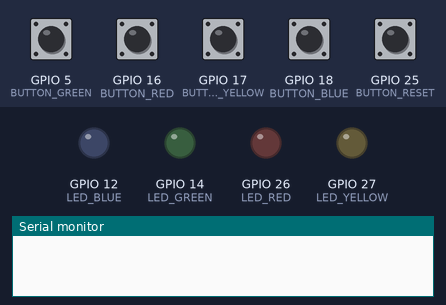
A sketch run on a simulated ESP32. Parts: output pins drawn as LEDs (lit = HIGH), the last lines printed to the serial monitor. Inputs (shaded band) come from the test bench; at power-on: GPIO 5 (BUTTON_GREEN), GPIO 16 (BUTTON_RED), GPIO 17 (BUTTON_YELLOW), GPIO 18 (BUTTON_BLUE), GPIO 25 (BUTTON_RESET) HIGH. Random numbers use the default seed unless the sketch sets one.

Above: at 1.2 s.
1.3 s: GPIO 25 (BUTTON_RESET) pulled LOW for 0.15 s
At 2.1 s:
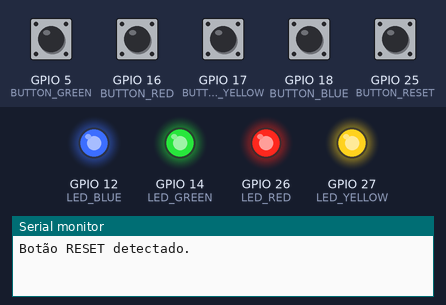
4.3 s: GPIO 5 (BUTTON_GREEN) pulled LOW for 1 s
At 5.3 s:
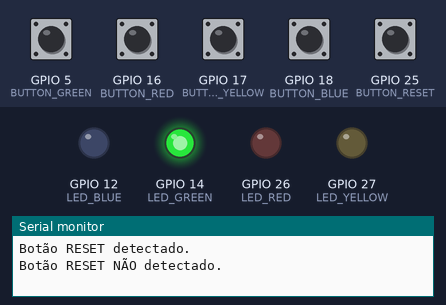
7.3 s: GPIO 25 (BUTTON_RESET) pulled LOW for 1 s
At 10.7 s:
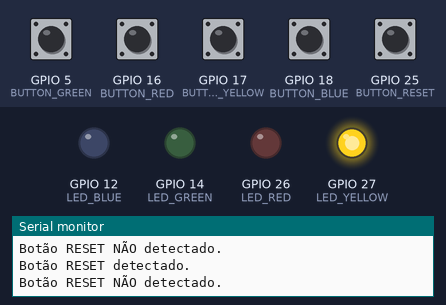
11.3 s: GPIO 16 (BUTTON_RED) pulled LOW for 0.15 s
At 11.7 s:
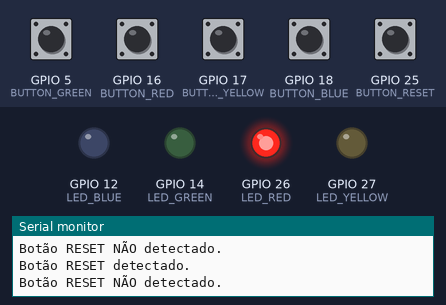
Timing chart, 0 to 14.3 s (numbered marks = the images above; inputs shaded):
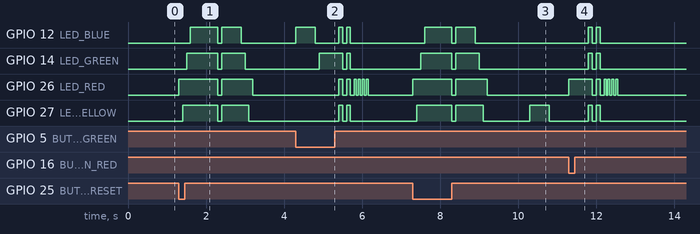

Measured:
- after the input at 1.3 s, GPIO 12 (LED_BLUE): LOW → HIGH after 0.30 s, → LOW 0.70 s later, → HIGH 0.10 s later, → LOW 0.50 s later; GPIO 14 (LED_GREEN): LOW → HIGH after 0.20 s, → LOW 0.80 s later, → HIGH 0.10 s later, → LOW 0.60 s later
- after the input at 4.3 s, GPIO 14 (LED_GREEN): LOW → HIGH after 0.60 s, → LOW 0.60 s later, → HIGH 0.10 s later, → LOW 0.10 s later; GPIO 26 (LED_RED): alternates HIGH for 0.05 s and LOW for 0.05 s, 12 changes in all, then stays LOW, starting after 1.1 s
- after the input at 7.3 s, GPIO 12 (LED_BLUE): LOW → HIGH after 0.30 s, → LOW 0.70 s later, → HIGH 0.10 s later, → LOW 0.50 s later; GPIO 14 (LED_GREEN): LOW → HIGH after 0.20 s, → LOW 0.80 s later, → HIGH 0.10 s later, → LOW 0.60 s later
- after the input at 11.3 s, GPIO 12 (LED_BLUE), GPIO 14 (LED_GREEN), GPIO 27 (LED_YELLOW): alternates HIGH for 0.10 s and LOW for 0.10 s, 4 changes in all, then stays LOW, starting after 0.50 s; GPIO 26 (LED_RED): goes HIGH 0.60 s, LOW 0.10 s, HIGH 0.10 s, LOW 0.10 s, 3 × (HIGH 0.05 s, LOW 0.05 s), HIGH 0.05 s, then LOW, starting at once

The sketch:

simongameESP32.ino
```cpp
#define LED_RED 26
#define LED_YELLOW 27
#define LED_GREEN 14
#define LED_BLUE 12

#define BUTTON_RED 16
#define BUTTON_YELLOW 17
#define BUTTON_GREEN 5
#define BUTTON_BLUE 18
#define BUTTON_RESET 25

int LEDs[4] = { LED_RED, LED_YELLOW, LED_GREEN, LED_BLUE };
int buttons[4] = { BUTTON_RED, BUTTON_YELLOW, BUTTON_GREEN, BUTTON_BLUE };
int level = 0;
int step = 0;
bool gameOver = false;
int combination[20] = {};


void setup() {
  Serial.begin(9600);
  pinMode(LED_RED, OUTPUT);
  pinMode(LED_YELLOW, OUTPUT);
  pinMode(LED_GREEN, OUTPUT);
  pinMode(LED_BLUE, OUTPUT);
  pinMode(BUTTON_RED, INPUT_PULLUP);
  pinMode(BUTTON_YELLOW, INPUT_PULLUP);
  pinMode(BUTTON_GREEN, INPUT_PULLUP);
  pinMode(BUTTON_BLUE, INPUT_PULLUP);
  pinMode(BUTTON_RESET, INPUT_PULLUP);
}

void begin() {
  for (int i = 0; i < 4; i++) {
    digitalWrite(LEDs[i], HIGH);
    delay(100);
  }

  delay(500);

  for (int i = 0; i < 4; i++) {
    digitalWrite(LEDs[i], HIGH);
  }

  delay(100);

  for (int i = 3; i >= 0; i--) {
    digitalWrite(LEDs[i], LOW);
  }

  delay(100);

  for (int i = 0; i < 4; i++) {
    digitalWrite(LEDs[i], HIGH);
  }

  delay(500);

  for (int i = 3; i >= 0; i--) {
    digitalWrite(LEDs[i], LOW);
    delay(100);
  }
}

void nextLevel() {
  int randomLED = random(4);
  combination[level] = randomLED;
  level++;
  // Serial.print(randomLED);
}

void playCombination() {
  for (int i = 0; i < level; i++) {
    digitalWrite(LEDs[combination[i]], HIGH);
    delay(500);
    digitalWrite(LEDs[combination[i]], LOW);
    delay(100);
  }
}

void overAnimation() {
  for (int i = 0; i <= 3; i++) {
    digitalWrite(LEDs[i], HIGH);
  }

  delay(100);

  for (int i = 0; i <= 3; i++) {
    digitalWrite(LEDs[i], LOW);
  }

  delay(100);

  for (int i = 0; i <= 3; i++) {
    digitalWrite(LEDs[i], HIGH);
  }
  delay(100);

  for (int i = 0; i <= 3; i++) {
    digitalWrite(LEDs[i], LOW);
  }

  delay(100);
  digitalWrite(LEDs[0], HIGH);
  delay(50);
  digitalWrite(LEDs[0], LOW);
  delay(50);
  digitalWrite(LEDs[0], HIGH);
  delay(50);
  digitalWrite(LEDs[0], LOW);
  delay(50);
  digitalWrite(LEDs[0], HIGH);
  delay(50);
  digitalWrite(LEDs[0], LOW);
  delay(50);
  digitalWrite(LEDs[0], HIGH);
  delay(50);
  digitalWrite(LEDs[0], LOW);
  delay(50);
}

void awaitPlayer() {
  int pressedButton = 0;
  for (int i = 0; i < level; i++) {
    bool played = false;
    while (!played) {
      for (int i = 0; i <= 3; i++) {
        if (digitalRead(buttons[i]) == LOW) {
          pressedButton = i;
          digitalWrite(LEDs[i], HIGH);
          delay(500);
          digitalWrite(LEDs[i], LOW);
          played = true;
        }
      }
    }

    if (combination[step] != pressedButton) {
      overAnimation();
      gameOver = true;
      break;
    }
    step = step + 1;
  }
  step = 0;
}

void loop() {
  static bool ifElseReset = false;

  int buttonResetState = digitalRead(BUTTON_RESET);
  if (!ifElseReset) {
    if (buttonResetState == LOW) {
      Serial.println("Botão RESET detectado.");
      begin();

      delay(1000);

      ifElseReset = true;
    }
  } else {
    Serial.println("Botão RESET NÃO detectado.");

    nextLevel();
    playCombination();
    awaitPlayer();

    if (gameOver == true) {
      combination[32] = {};
      level = 0;
      step = 0;
      gameOver = false;
      ifElseReset = false;
    }
    delay(1000);
  }
}
```
